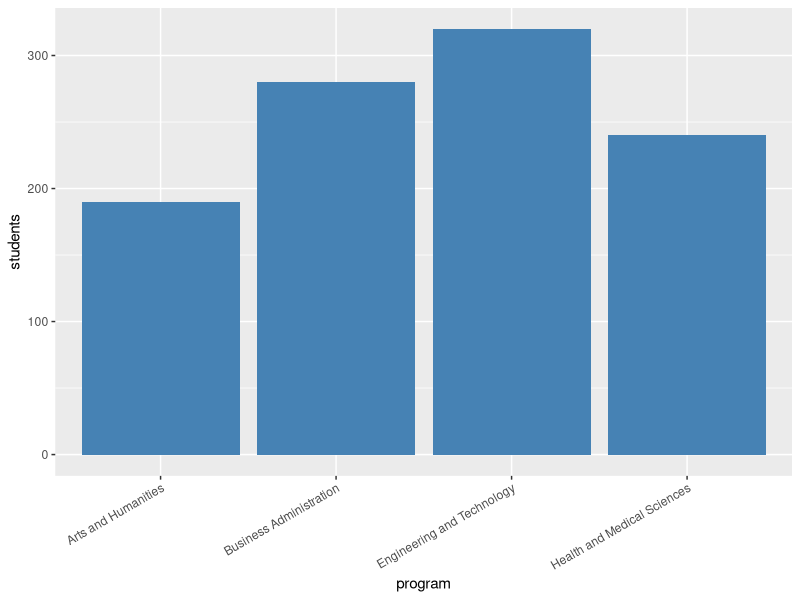
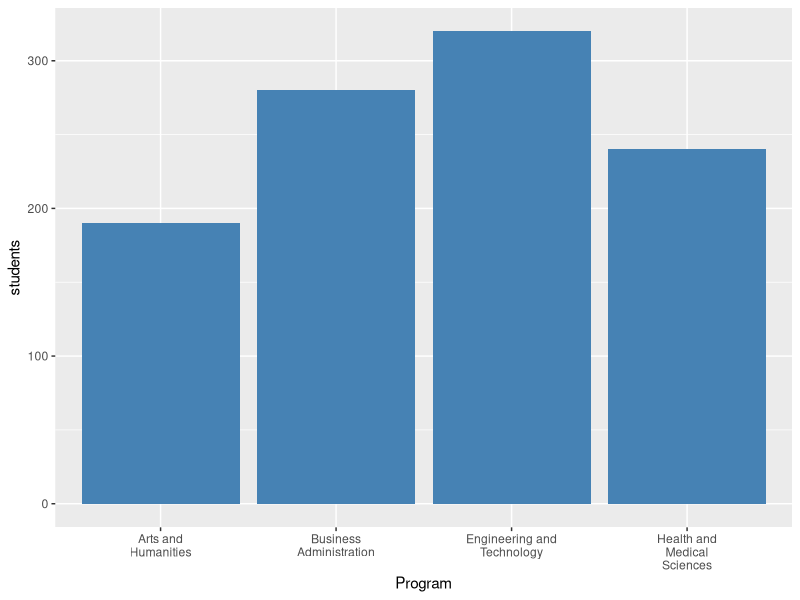
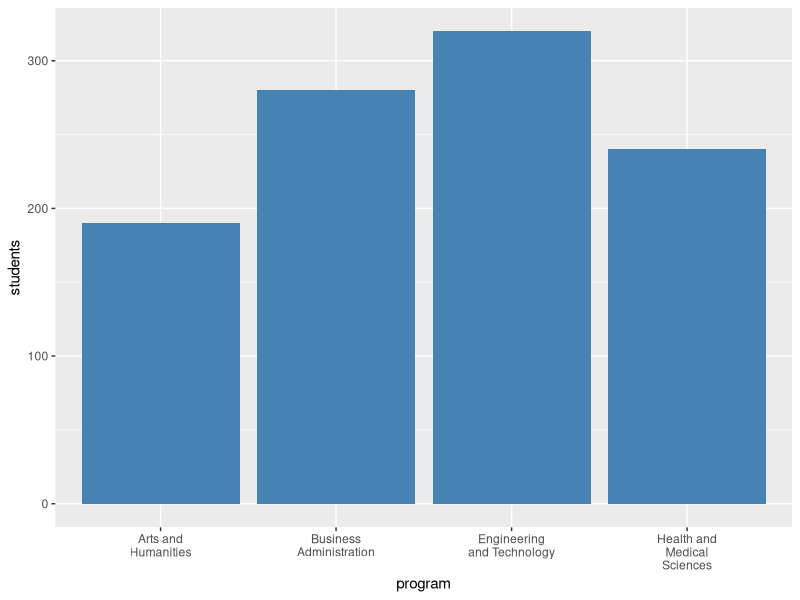
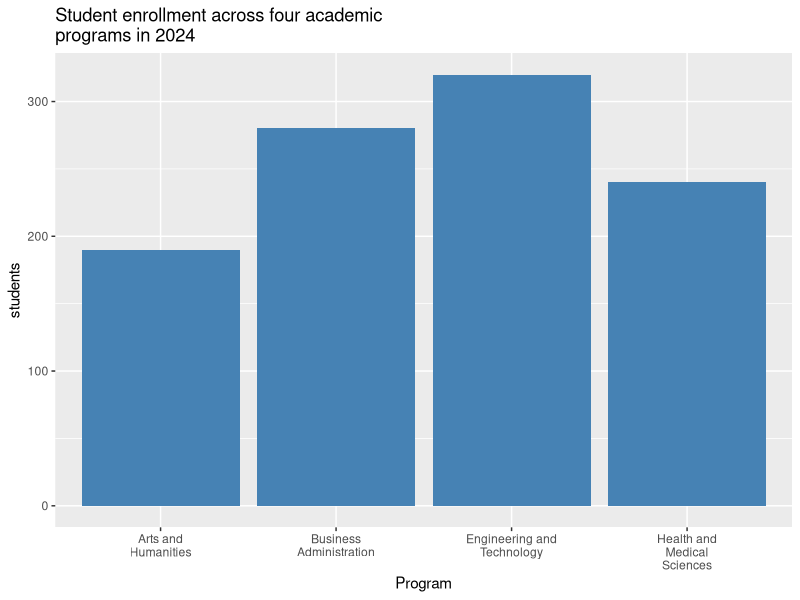

R code for these plots, in order:
## ---- chunk 1
library(ggplot2)
library(stringr)
library(scales)
## ---- chunk 2
df <- data.frame(
  program = c("Engineering and Technology", "Business Administration",
    "Health and Medical Sciences", "Arts and Humanities"),
  students = c(320, 280, 240, 190)
)
ggplot(df) +
  geom_bar(aes(program, students), stat = "identity", fill = "steelblue") +
  theme(axis.text.x = element_text(angle = 30, hjust = 1))
## ---- chunk 3
ggplot(df) +
  geom_bar(aes(stringr::str_wrap(program, width = 15), students),
    stat = "identity", fill = "steelblue") +
  labs(x = "Program")
## ---- chunk 4
ggplot(df) +
  geom_bar(aes(program, students), stat = "identity", fill = "steelblue") +
  scale_x_discrete(labels = scales::label_wrap(15))
## ---- chunk 5
ggplot(df) +
  geom_bar(aes(stringr::str_wrap(program, width = 15), students),
    stat = "identity", fill = "steelblue") +
  labs(x = "Program",
    title = stringr::str_wrap("Student enrollment across four academic programs in 2024", width = 40))
